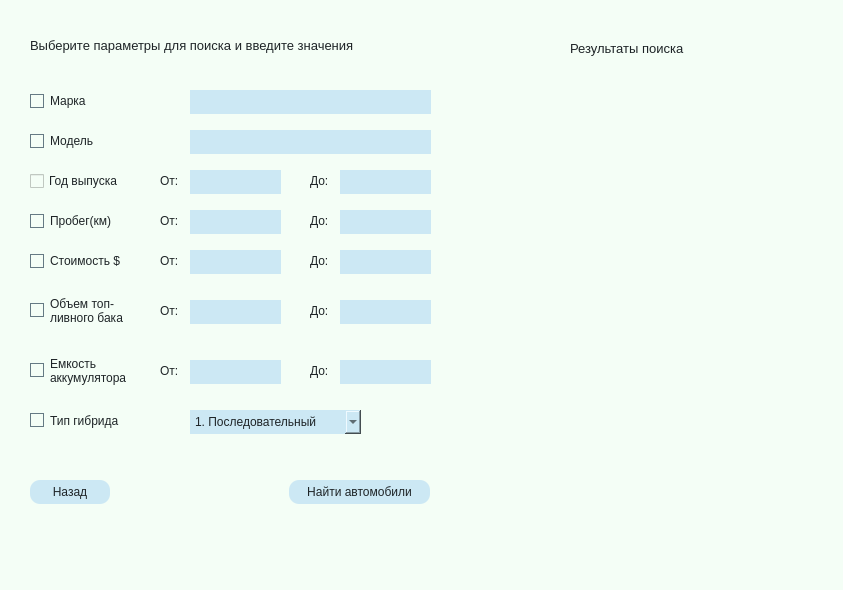
<?xml version="1.0" encoding="UTF-8"?>
<ui version="4.0">
 <class>SearchForCarsWindow</class>
 <widget class="QDialog" name="SearchForCarsWindow">
  <property name="geometry">
   <rect>
    <x>0</x>
    <y>0</y>
    <width>843</width>
    <height>590</height>
   </rect>
  </property>
  <property name="windowTitle">
   <string>Поиск автомобилей в каталоге</string>
  </property>
  <property name="styleSheet">
   <string notr="true">background-color: rgb(244, 254, 246);
color: rgb(30, 36, 39);
font: 600 8pt &quot;Montserrat&quot;;</string>
  </property>
  <widget class="QLabel" name="topLabel">
   <property name="geometry">
    <rect>
     <x>30</x>
     <y>30</y>
     <width>401</width>
     <height>31</height>
    </rect>
   </property>
   <property name="styleSheet">
    <string notr="true">font-size: 10pt;
qproperty-alignment: 'AlignCenter';</string>
   </property>
   <property name="text">
    <string>Выберите параметры для поиска и введите значения</string>
   </property>
  </widget>
  <widget class="QCheckBox" name="yearCheckBox">
   <property name="geometry">
    <rect>
     <x>30</x>
     <y>170</y>
     <width>101</width>
     <height>22</height>
    </rect>
   </property>
   <property name="styleSheet">
    <string notr="true">QCheckBox::indicator {
    border: solid;
	border-color: #657A84;
	border-width: 1px;	
}
QCheckBox::indicator:checked {
	border: none;
	background-color: #87D7FF;
}
QCheckBox::indicator:checked::before { 
    content: '\\2713';
    color: #667A85; 
}</string>
   </property>
   <property name="text">
    <string>Год выпуска</string>
   </property>
  </widget>
  <widget class="QLabel" name="yearLabelFrom">
   <property name="geometry">
    <rect>
     <x>160</x>
     <y>170</y>
     <width>21</width>
     <height>21</height>
    </rect>
   </property>
   <property name="text">
    <string>От:</string>
   </property>
  </widget>
  <widget class="QLineEdit" name="yearLineEditFrom">
   <property name="geometry">
    <rect>
     <x>190</x>
     <y>170</y>
     <width>91</width>
     <height>24</height>
    </rect>
   </property>
   <property name="styleSheet">
    <string notr="true">color: rgb(30, 36, 39);
font: 600 9pt &quot;Montserrat&quot;;
border-style: solid;
border-width: 0px;
background-color: rgb(204, 232, 244);
padding: 5px</string>
   </property>
  </widget>
  <widget class="QLabel" name="yearLabelTo">
   <property name="geometry">
    <rect>
     <x>310</x>
     <y>170</y>
     <width>21</width>
     <height>21</height>
    </rect>
   </property>
   <property name="text">
    <string>До:</string>
   </property>
  </widget>
  <widget class="QLabel" name="mileageLabelFrom">
   <property name="geometry">
    <rect>
     <x>160</x>
     <y>210</y>
     <width>21</width>
     <height>21</height>
    </rect>
   </property>
   <property name="text">
    <string>От:</string>
   </property>
  </widget>
  <widget class="QCheckBox" name="mileageCheckBox">
   <property name="geometry">
    <rect>
     <x>30</x>
     <y>210</y>
     <width>101</width>
     <height>22</height>
    </rect>
   </property>
   <property name="styleSheet">
    <string notr="true">QCheckBox::indicator {
    border: solid;
	border-color: #657A84;
	border-width: 1px;	
}
QCheckBox::indicator:checked {
	border: none;
	background-color: #87D7FF;
}</string>
   </property>
   <property name="text">
    <string>Пробег(км)</string>
   </property>
  </widget>
  <widget class="QLabel" name="mileageLabelTo">
   <property name="geometry">
    <rect>
     <x>310</x>
     <y>210</y>
     <width>21</width>
     <height>21</height>
    </rect>
   </property>
   <property name="text">
    <string>До:</string>
   </property>
  </widget>
  <widget class="QLineEdit" name="mileageLineEditTo">
   <property name="geometry">
    <rect>
     <x>340</x>
     <y>210</y>
     <width>91</width>
     <height>24</height>
    </rect>
   </property>
   <property name="styleSheet">
    <string notr="true">color: rgb(30, 36, 39);
font: 600 9pt &quot;Montserrat&quot;;
border-style: solid;
border-width: 0px;
background-color: rgb(204, 232, 244);
padding: 5px</string>
   </property>
  </widget>
  <widget class="QLineEdit" name="mileageLineEditFrom">
   <property name="geometry">
    <rect>
     <x>190</x>
     <y>210</y>
     <width>91</width>
     <height>24</height>
    </rect>
   </property>
   <property name="styleSheet">
    <string notr="true">color: rgb(30, 36, 39);
font: 600 9pt &quot;Montserrat&quot;;
border-style: solid;
border-width: 0px;
background-color: rgb(204, 232, 244);
padding: 5px</string>
   </property>
  </widget>
  <widget class="QLabel" name="priceLabelFrom">
   <property name="geometry">
    <rect>
     <x>160</x>
     <y>250</y>
     <width>21</width>
     <height>21</height>
    </rect>
   </property>
   <property name="text">
    <string>От:</string>
   </property>
  </widget>
  <widget class="QCheckBox" name="priceCheckBox">
   <property name="geometry">
    <rect>
     <x>30</x>
     <y>250</y>
     <width>101</width>
     <height>22</height>
    </rect>
   </property>
   <property name="styleSheet">
    <string notr="true">QCheckBox::indicator {
    border: solid;
	border-color: #657A84;
	border-width: 1px;	
}
QCheckBox::indicator:checked {
	border: none;
	background-color: #87D7FF;
}</string>
   </property>
   <property name="text">
    <string>Стоимость $</string>
   </property>
  </widget>
  <widget class="QLabel" name="priceLabelTo">
   <property name="geometry">
    <rect>
     <x>310</x>
     <y>250</y>
     <width>21</width>
     <height>21</height>
    </rect>
   </property>
   <property name="text">
    <string>До:</string>
   </property>
  </widget>
  <widget class="QLineEdit" name="priceLineEditTo">
   <property name="geometry">
    <rect>
     <x>340</x>
     <y>250</y>
     <width>91</width>
     <height>24</height>
    </rect>
   </property>
   <property name="styleSheet">
    <string notr="true">color: rgb(30, 36, 39);
font: 600 9pt &quot;Montserrat&quot;;
border-style: solid;
border-width: 0px;
background-color: rgb(204, 232, 244);
padding: 5px</string>
   </property>
  </widget>
  <widget class="QLineEdit" name="priceLineEditFrom">
   <property name="geometry">
    <rect>
     <x>190</x>
     <y>250</y>
     <width>91</width>
     <height>24</height>
    </rect>
   </property>
   <property name="styleSheet">
    <string notr="true">color: rgb(30, 36, 39);
font: 600 9pt &quot;Montserrat&quot;;
border-style: solid;
border-width: 0px;
background-color: rgb(204, 232, 244);
padding: 5px</string>
   </property>
  </widget>
  <widget class="QLabel" name="fuelLabelFrom">
   <property name="geometry">
    <rect>
     <x>160</x>
     <y>300</y>
     <width>21</width>
     <height>21</height>
    </rect>
   </property>
   <property name="text">
    <string>От:</string>
   </property>
  </widget>
  <widget class="QCheckBox" name="fuelCheckBox">
   <property name="geometry">
    <rect>
     <x>30</x>
     <y>290</y>
     <width>111</width>
     <height>41</height>
    </rect>
   </property>
   <property name="styleSheet">
    <string notr="true">QCheckBox::indicator {
    border: solid;
	border-color: #657A84;
	border-width: 1px;	
}
QCheckBox::indicator:checked {
	border: none;
	background-color: #87D7FF;
}</string>
   </property>
   <property name="text">
    <string>Объем топ-
ливного бака</string>
   </property>
  </widget>
  <widget class="QLabel" name="fuelLabelTo">
   <property name="geometry">
    <rect>
     <x>310</x>
     <y>300</y>
     <width>21</width>
     <height>21</height>
    </rect>
   </property>
   <property name="text">
    <string>До:</string>
   </property>
  </widget>
  <widget class="QLineEdit" name="fuelLineEditTo">
   <property name="geometry">
    <rect>
     <x>340</x>
     <y>300</y>
     <width>91</width>
     <height>24</height>
    </rect>
   </property>
   <property name="styleSheet">
    <string notr="true">color: rgb(30, 36, 39);
font: 600 9pt &quot;Montserrat&quot;;
border-style: solid;
border-width: 0px;
background-color: rgb(204, 232, 244);
padding: 5px</string>
   </property>
  </widget>
  <widget class="QLineEdit" name="fuelLineEditFrom">
   <property name="geometry">
    <rect>
     <x>190</x>
     <y>300</y>
     <width>91</width>
     <height>24</height>
    </rect>
   </property>
   <property name="styleSheet">
    <string notr="true">color: rgb(30, 36, 39);
font: 600 9pt &quot;Montserrat&quot;;
border-style: solid;
border-width: 0px;
background-color: rgb(204, 232, 244);
padding: 5px</string>
   </property>
  </widget>
  <widget class="QLineEdit" name="yearLineEditTo">
   <property name="geometry">
    <rect>
     <x>340</x>
     <y>170</y>
     <width>91</width>
     <height>24</height>
    </rect>
   </property>
   <property name="styleSheet">
    <string notr="true">color: rgb(30, 36, 39);
font: 600 9pt &quot;Montserrat&quot;;
border-style: solid;
border-width: 0px;
background-color: rgb(204, 232, 244);
padding: 5px</string>
   </property>
  </widget>
  <widget class="QLabel" name="batteryLabelTo">
   <property name="geometry">
    <rect>
     <x>310</x>
     <y>360</y>
     <width>21</width>
     <height>21</height>
    </rect>
   </property>
   <property name="text">
    <string>До:</string>
   </property>
  </widget>
  <widget class="QLineEdit" name="batteryLineEditFrom">
   <property name="geometry">
    <rect>
     <x>190</x>
     <y>360</y>
     <width>91</width>
     <height>24</height>
    </rect>
   </property>
   <property name="styleSheet">
    <string notr="true">color: rgb(30, 36, 39);
font: 600 9pt &quot;Montserrat&quot;;
border-style: solid;
border-width: 0px;
background-color: rgb(204, 232, 244);
padding: 5px</string>
   </property>
  </widget>
  <widget class="QLineEdit" name="batteryLineEditTo">
   <property name="geometry">
    <rect>
     <x>340</x>
     <y>360</y>
     <width>91</width>
     <height>24</height>
    </rect>
   </property>
   <property name="styleSheet">
    <string notr="true">color: rgb(30, 36, 39);
font: 600 9pt &quot;Montserrat&quot;;
border-style: solid;
border-width: 0px;
background-color: rgb(204, 232, 244);
padding: 5px</string>
   </property>
  </widget>
  <widget class="QLabel" name="batteryLabelFrom">
   <property name="geometry">
    <rect>
     <x>160</x>
     <y>360</y>
     <width>21</width>
     <height>21</height>
    </rect>
   </property>
   <property name="text">
    <string>От:</string>
   </property>
  </widget>
  <widget class="QCheckBox" name="batteryCheckBox">
   <property name="geometry">
    <rect>
     <x>30</x>
     <y>350</y>
     <width>111</width>
     <height>41</height>
    </rect>
   </property>
   <property name="styleSheet">
    <string notr="true">QCheckBox::indicator {
    border: solid;
	border-color: #657A84;
	border-width: 1px;	
}
QCheckBox::indicator:checked {
	border: none;
	background-color: #87D7FF;
}</string>
   </property>
   <property name="text">
    <string>Емкость
аккумулятора</string>
   </property>
  </widget>
  <widget class="QCheckBox" name="brandCheckBox">
   <property name="geometry">
    <rect>
     <x>30</x>
     <y>90</y>
     <width>101</width>
     <height>22</height>
    </rect>
   </property>
   <property name="styleSheet">
    <string notr="true">QCheckBox::indicator {
    border: solid;
	border-color: #657A84;
	border-width: 1px;	
}
QCheckBox::indicator:checked {
	border: none;
	background-color: #87D7FF;
}</string>
   </property>
   <property name="text">
    <string>Марка</string>
   </property>
  </widget>
  <widget class="QLineEdit" name="brandLineEdit">
   <property name="geometry">
    <rect>
     <x>190</x>
     <y>90</y>
     <width>241</width>
     <height>24</height>
    </rect>
   </property>
   <property name="styleSheet">
    <string notr="true">color: rgb(30, 36, 39);
font: 600 9pt &quot;Montserrat&quot;;
border-style: solid;
border-width: 0px;
background-color: rgb(204, 232, 244);
padding: 5px</string>
   </property>
  </widget>
  <widget class="QCheckBox" name="modelCheckBox">
   <property name="geometry">
    <rect>
     <x>30</x>
     <y>130</y>
     <width>101</width>
     <height>22</height>
    </rect>
   </property>
   <property name="styleSheet">
    <string notr="true">QCheckBox::indicator {
    border: solid;
	border-color: #657A84;
	border-width: 1px;	
}
QCheckBox::indicator:checked {
	border: none;
	background-color: #87D7FF;
}</string>
   </property>
   <property name="text">
    <string>Модель</string>
   </property>
  </widget>
  <widget class="QLineEdit" name="modelLineEdit">
   <property name="geometry">
    <rect>
     <x>190</x>
     <y>130</y>
     <width>241</width>
     <height>24</height>
    </rect>
   </property>
   <property name="styleSheet">
    <string notr="true">color: rgb(30, 36, 39);
font: 600 9pt &quot;Montserrat&quot;;
border-style: solid;
border-width: 0px;
background-color: rgb(204, 232, 244);
padding: 5px</string>
   </property>
  </widget>
  <widget class="QCheckBox" name="hybridTypeCheckBox">
   <property name="geometry">
    <rect>
     <x>30</x>
     <y>410</y>
     <width>111</width>
     <height>21</height>
    </rect>
   </property>
   <property name="styleSheet">
    <string notr="true">QCheckBox::indicator {
    border: solid;
	border-color: #657A84;
	border-width: 1px;	
}
QCheckBox::indicator:checked {
	border: none;
	background-color: #87D7FF;
}</string>
   </property>
   <property name="text">
    <string>Тип гибрида</string>
   </property>
  </widget>
  <widget class="QComboBox" name="hybridTypeComboBox">
   <property name="geometry">
    <rect>
     <x>190</x>
     <y>410</y>
     <width>171</width>
     <height>24</height>
    </rect>
   </property>
   <property name="styleSheet">
    <string notr="true">color: rgb(30, 36, 39);
font: 600 9pt &quot;Montserrat&quot;;
border-style: solid;
border-width: 0px;
background-color: rgb(204, 232, 244);
padding: 5px</string>
   </property>
   <item>
    <property name="text">
     <string>1. Последовательный</string>
    </property>
   </item>
   <item>
    <property name="text">
     <string>2. Параллельный</string>
    </property>
   </item>
  </widget>
  <widget class="QListWidget" name="listWidget">
   <property name="geometry">
    <rect>
     <x>480</x>
     <y>90</y>
     <width>331</width>
     <height>291</height>
    </rect>
   </property>
   <property name="styleSheet">
    <string notr="true">background-color: rgb(244, 254, 246);
border: none;
border-radius: 15px;
color: black;
font: 9pt &quot;Montserrat&quot;;</string>
   </property>
  </widget>
  <widget class="QPushButton" name="backPushButton">
   <property name="geometry">
    <rect>
     <x>30</x>
     <y>480</y>
     <width>80</width>
     <height>24</height>
    </rect>
   </property>
   <property name="styleSheet">
    <string notr="true">color: rgb(30, 36, 39);
font: 600 9pt &quot;Montserrat&quot;;
border-radius: 10px;
border-style: solid;
border-width: 0px;
background-color: rgb(204, 232, 244);
padding: 5px</string>
   </property>
   <property name="text">
    <string>Назад</string>
   </property>
  </widget>
  <widget class="QPushButton" name="searchPushButton">
   <property name="geometry">
    <rect>
     <x>289</x>
     <y>480</y>
     <width>141</width>
     <height>24</height>
    </rect>
   </property>
   <property name="styleSheet">
    <string notr="true">color: rgb(30, 36, 39);
font: 600 9pt &quot;Montserrat&quot;;
border-radius: 10px;
border-style: solid;
border-width: 0px;
background-color: rgb(204, 232, 244);
padding: 5px</string>
   </property>
   <property name="text">
    <string>Найти автомобили</string>
   </property>
  </widget>
  <widget class="QLabel" name="searchLabel">
   <property name="geometry">
    <rect>
     <x>570</x>
     <y>40</y>
     <width>151</width>
     <height>16</height>
    </rect>
   </property>
   <property name="styleSheet">
    <string notr="true">font-size:10pt;</string>
   </property>
   <property name="text">
    <string>Результаты поиска</string>
   </property>
  </widget>
 </widget>
 <resources/>
 <connections/>
</ui>
